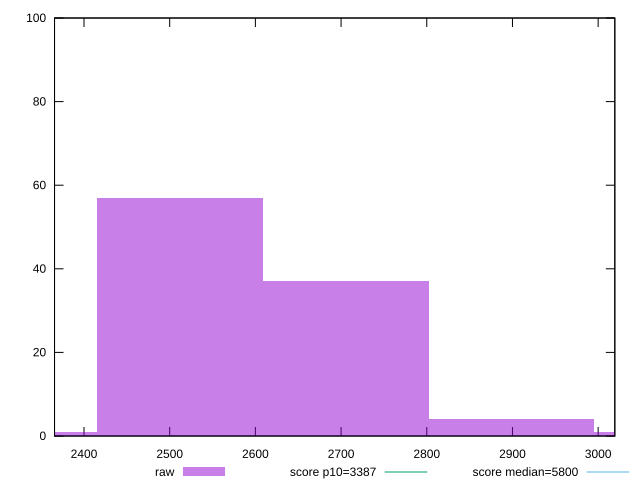

gnuplot code for this plot:
reset

$raw <<EOF
2512.317926301632 57
2705.5731514017575 37
2319.0627012015066 1
2898.8283765018828 4
3092.0836016020085 1
EOF

set key outside below
set boxwidth 193.25522510012553
set xrange [2365.615540404481:3019.4537853014813]
set yrange [0:100]
set trange [0:100]
set style fill transparent solid 0.5 noborder

set parametric
set terminal svg size 640, 490 enhanced background rgb 'white'
set output "report_00025_2021-02-22T21:38:55.199Z/speed-index/samples/pages+cached+noadtech+nomedia/raw/histogram.svg"

plot $raw title "raw" with boxes, \
     3387,t title "score p10=3387", \
     5800,t title "score median=5800"

reset
